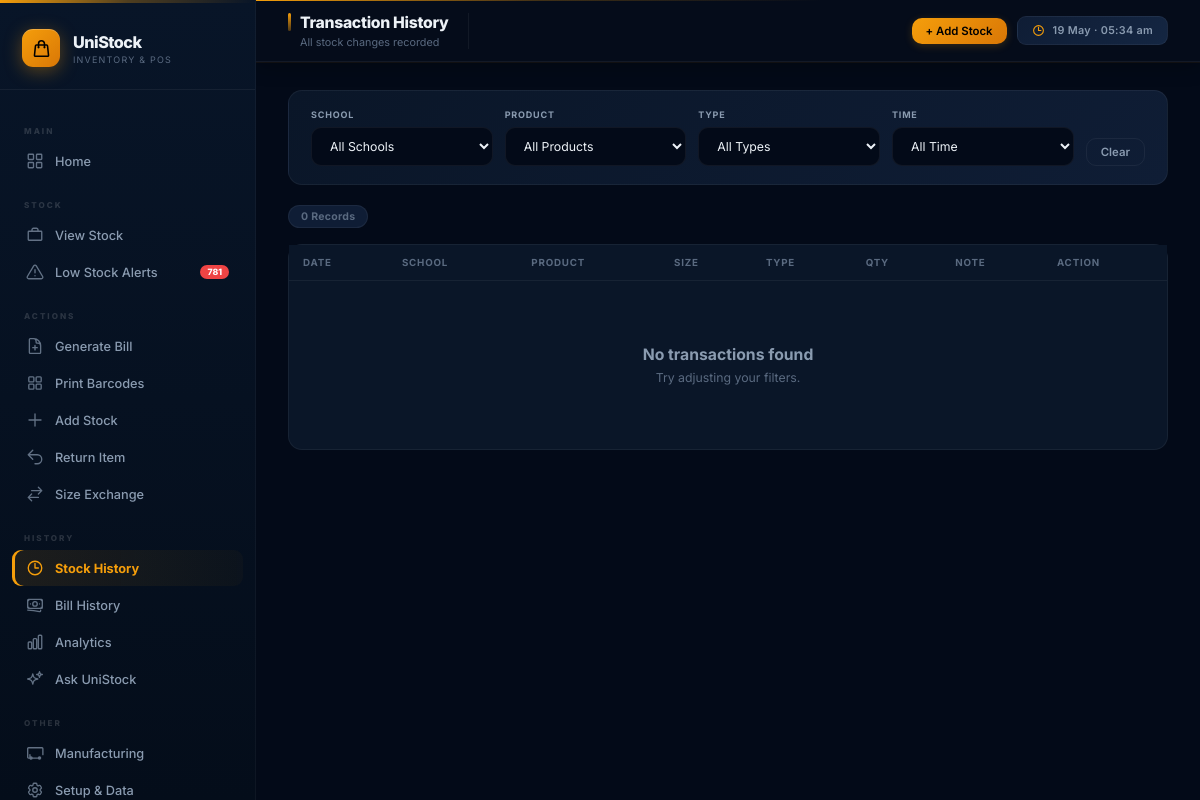
/history/ (signed in), run on an earlier commit of the app's database.
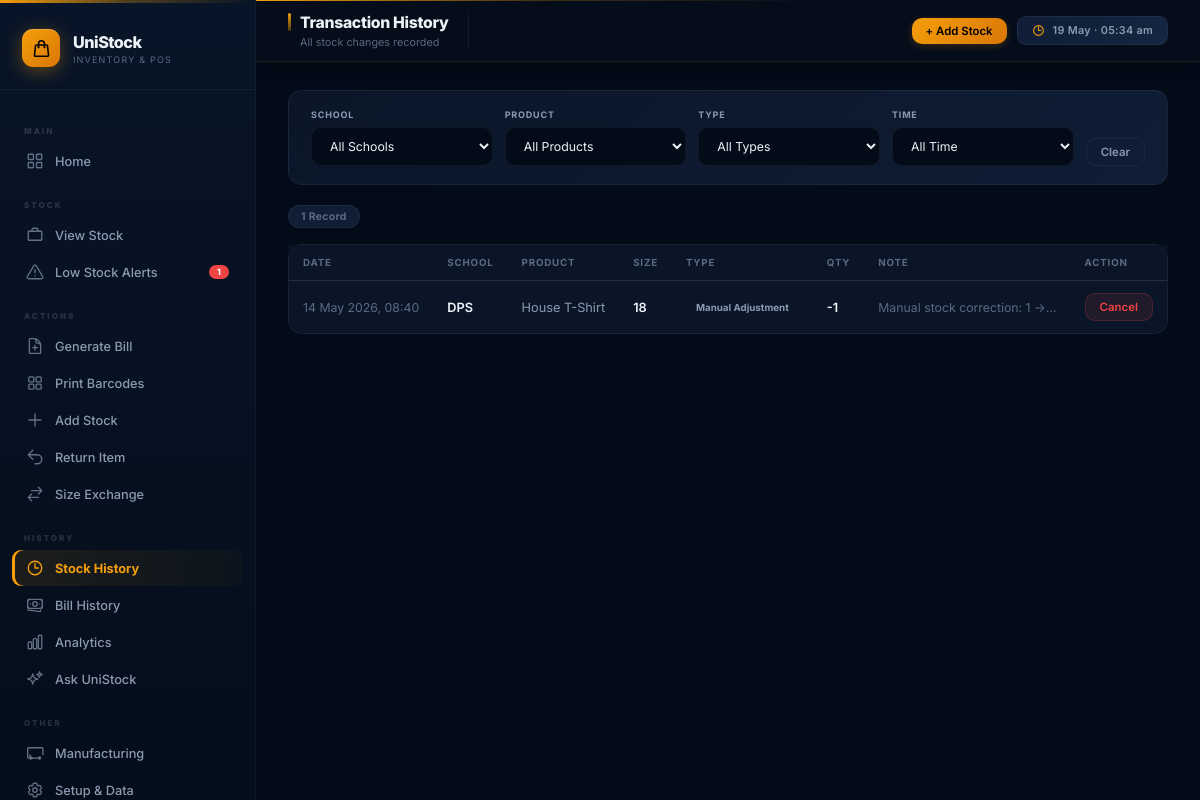
And on a later commit of the database.
### transactions/models.py (models this page shows, shortened)
class StockTransaction(models.Model):
    TRANSACTION_TYPES = [
        ('RESTOCK', 'Stock Added'),
        ('SALE', 'Sale'),
        ('RETURN', 'Return'),
        ('EXCHANGE_IN', 'Exchange — Returned'),
        ('EXCHANGE_OUT', 'Exchange — Given'),
        ('BILL_SALE', 'Bill Sale'),
        ('ADJUSTMENT', 'Manual Adjustment'),
    ]
    school_product = models.ForeignKey(
        SchoolProduct, on_delete=models.CASCADE, related_name='transactions'
    )
    transaction_type = models.CharField(max_length=20, choices=TRANSACTION_TYPES)
    quantity = models.IntegerField()
    note = models.TextField(blank=True)
    created_at = models.DateTimeField(auto_now_add=True, db_index=True)
    is_void = models.BooleanField(default=False, db_index=True)
    void_reason = models.TextField(blank=True)
    class Meta:
        ordering = ['-created_at']

### schools/models.py (models this page shows, shortened)
class SchoolProduct(models.Model):
    school = models.ForeignKey(School, on_delete=models.CASCADE, related_name='school_products', null=True, blank=True)
    product = models.ForeignKey(Product, on_delete=models.CASCADE, related_name='school_products')
    size = models.ForeignKey(Size, on_delete=models.CASCADE, related_name='school_products')
    price = models.DecimalField(max_digits=8, decimal_places=2, null=True, blank=True)
    stock = models.IntegerField(default=0, db_index=True)
    low_stock_threshold = models.IntegerField(default=5)
    sku_code = models.CharField(max_length=30, unique=True, blank=True, null=True, db_index=True)
    class Meta:
        ordering = ['school__name', 'product__name', 'size__size_value']
        indexes = [
            models.Index(fields=['school', 'product', 'size'], name='idx_school_product_size'),
            models.Index(fields=['school', 'product'], name='idx_school_product'),
            models.Index(fields=['stock'], name='idx_stock_level'),
        ]
        constraints = [
            models.UniqueConstraint(
                fields=['school', 'product', 'size'],
                condition=Q(school__isnull=False),
                name='uniq_school_product_size_specific',
            ),
            models.UniqueConstraint(
                fields=['product', 'size'],
                condition=Q(school__isnull=True),
                name='uniq_school_product_size_general',
            ),
            models.CheckConstraint(
                condition=Q(price__isnull=True) | Q(price__gte=0),
                name='schoolproduct_price_non_negative',
            ),
            models.CheckConstraint(
                condition=Q(stock__gte=0),
                name='schoolproduct_stock_non_negative',
            ),
            models.CheckConstraint(
                condition=Q(low_stock_threshold__gte=0),
                name='schoolproduct_threshold_non_negative',
            ),
        ]

class School(models.Model):
    name = models.CharField(max_length=100)
    code = models.CharField(max_length=20)
    class Meta:
        ordering = ['name']
        constraints = [
            models.UniqueConstraint(Lower('code'), name='uniq_school_code_ci'),
        ]

### products/models.py (models this page shows, shortened)
class Product(models.Model):
    name = models.CharField(max_length=100, unique=True)

### sizes/models.py (models this page shows, shortened)
class Size(models.Model):
    product = models.ForeignKey(Product, on_delete=models.CASCADE)
    size_value = models.CharField(max_length=20)
    class Meta:
        constraints = [
            models.UniqueConstraint(
                'product',
                Lower('size_value'),
                name='uniq_size_per_product_ci',
            ),
        ]

### dashboard/views.py (the view)
# urls.py: path('history/', views.transaction_history, name='transaction_history'),
def transaction_history(request):
    qs = StockTransaction.objects.select_related(
        'school_product__school', 'school_product__product', 'school_product__size'
    )
    school_id = request.GET.get('school')
    product_id = request.GET.get('product')
    tx_type = request.GET.get('type')
    date_range = request.GET.get('range', '')
    show_void = request.GET.get('void', '')
    if school_id:
        qs = qs.filter(school_product__school_id=school_id)
    if product_id:
        qs = qs.filter(school_product__product_id=product_id)
    if tx_type:
        qs = qs.filter(transaction_type=tx_type)
    if not show_void:
        qs = qs.filter(is_void=False)
    if date_range == 'today':
        qs = qs.filter(created_at__date=timezone.now().date())
    elif date_range == 'week':
        qs = qs.filter(created_at__gte=timezone.now() - timedelta(days=7))
    elif date_range == 'month':
        qs = qs.filter(created_at__gte=timezone.now() - timedelta(days=30))
    paginator = Paginator(qs, 30)
    page = request.GET.get('page', 1)
    txs = paginator.get_page(page)
    ctx = {
        'txs': txs,
        'schools': School.objects.all(),
        'products': Product.objects.all(),
        'selected_school': school_id or '',
        'selected_product': product_id or '',
        'selected_type': tx_type or '',
        'selected_range': date_range,
        'show_void': show_void,
        'total_count': paginator.count,
    }
    return render(request, 'transactions/history.html', ctx)

### dashboard/context_processors.py (called while the page is built)
def global_stats(request):
    low_stock_count = cache.get('low_stock_count')
    if low_stock_count is None:
        try:
            low_stock_count = SchoolProduct.objects.filter(stock__lte=F('low_stock_threshold')).count()
            cache.set('low_stock_count', low_stock_count, 300) # Cache for 5 minutes
        except Exception:
            low_stock_count = 0
    return {'low_stock_count': low_stock_count}

### templates/transactions/history.html (shortened to what this page needs)
{% extends 'base.html' %}
{% block nav_history %}active{% endblock %}
{% block page_title %}Transaction History{% endblock %}
{% block page_sub %}All stock changes recorded{% endblock %}
{% block topbar_actions %}<a href="{% url 'stock_in' %}" class="btn btn-primary btn-sm">+ Add Stock</a>{% endblock %}
{% block content %}
<form method="GET" class="filter-bar">
  <div class="form-group">
    <label>School</label>
    <select class="searchable" name="school" onchange="this.form.submit()">
      <option value="">All Schools</option>
    </select>
  </div>
  <div class="form-group">
    <label>Product</label>
    <select class="searchable" name="product" onchange="this.form.submit()">
      <option value="">All Products</option>
    </select>
  </div>
  <div class="form-group">
    <label>Type</label>
    <select class="searchable" name="type" onchange="this.form.submit()">
      <option value="">All Types</option>
    </select>
  </div>
  <div class="form-group">
    <label>Time</label>
    <select class="searchable" name="range" onchange="this.form.submit()">
      <option value="">All Time</option>
    </select>
  </div>
  <div class="form-group" style="flex:0;min-width:auto">
    <label>&nbsp;</label>
    <a href="{% url 'transaction_history' %}" class="btn btn-outline btn-sm">Clear</a>
  </div>
</form>
<div style="display:flex; justify-content:space-between; align-items:center; margin-bottom:16px;">
  <span class="record-count">{{ total_count }} Record{{ total_count|pluralize }}</span>
</div>
<div class="card" style="padding:0;">
  <div class="table-wrap">
    <table>
      <thead>
        <tr><th>Date</th><th>School</th><th>Product</th><th>Size</th><th>Type</th><th>Qty</th><th>Note</th><th>Action</th></tr>
      </thead>
      <tbody>
        {% for tx in txs %}
        <tr{% if tx.is_void %} class="void-row"{% endif %}>
          <td class="text-muted">{{ tx.created_at|date:"d M Y, H:i" }}</td>
          <td><strong>{{ tx.school_product.school.name|default:"General Item" }}</strong></td>
          <td>{{ tx.school_product.product.name }}</td>
          <td><strong>{{ tx.school_product.size.size_value }}</strong></td>
          <td><span class="tx-chip tx-{{ tx.transaction_type }}">{{ tx.get_transaction_type_display }}</span></td>
          <td><strong>{{ tx.quantity }}</strong></td>
          <td class="text-muted">{{ tx.note|default:"—"|truncatechars:30 }}</td>
          <td>
            {% if tx.is_void %}
              <span class="text-muted" style="font-size:0.75rem">Cancelled</span>
            {% else %}
              <a href="{% url 'void_transaction' tx.pk %}" class="btn btn-danger btn-sm">Cancel</a>
            {% endif %}
          </td>
        </tr>
        {% empty %}
        <tr><td colspan="8">
          <div class="empty-state"><h3>No transactions found</h3><p>Try adjusting your filters.</p></div>
        </td></tr>
        {% endfor %}
      </tbody>
    </table>
  </div>
</div>
{% endblock %}

What changed in the data, as far as the page shows it:
added StockTransaction: created_at "14 May 2026, 08:40", school_product.school.name "DPS", school_product.product.name "House T-Shirt", school_product.size.size_value "18", transaction_type "Manual Adjustment", quantity "-1", note "Manual stock correction: 1 ->…", is_void "Cancel"
Also different on the page:
{{ low_stock_count }}: "781" → "1"
{{ total_count }}: "0" → "1"
text no longer shown: "No transactions found Try adjusting your filters."
